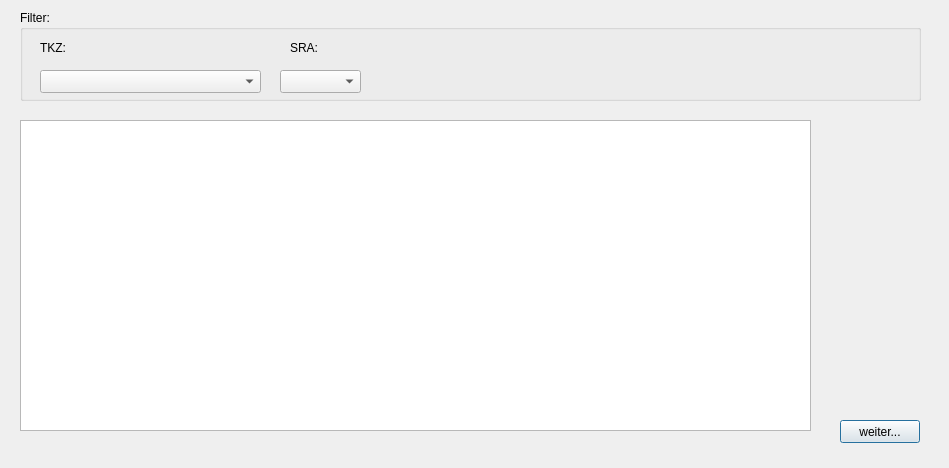
<?xml version="1.0" encoding="UTF-8"?>
<ui version="4.0">
 <class>Dialog</class>
 <widget class="QDialog" name="Dialog">
  <property name="geometry">
   <rect>
    <x>0</x>
    <y>0</y>
    <width>949</width>
    <height>468</height>
   </rect>
  </property>
  <property name="windowTitle">
   <string>Dialog</string>
  </property>
  <widget class="QGroupBox" name="groupBox">
   <property name="geometry">
    <rect>
     <x>20</x>
     <y>10</y>
     <width>901</width>
     <height>91</height>
    </rect>
   </property>
   <property name="title">
    <string>Filter:</string>
   </property>
   <widget class="QComboBox" name="comboBox_tkz">
    <property name="geometry">
     <rect>
      <x>20</x>
      <y>60</y>
      <width>221</width>
      <height>23</height>
     </rect>
    </property>
   </widget>
   <widget class="QLabel" name="label">
    <property name="geometry">
     <rect>
      <x>20</x>
      <y>30</y>
      <width>57</width>
      <height>15</height>
     </rect>
    </property>
    <property name="text">
     <string>TKZ:</string>
    </property>
   </widget>
   <widget class="QLabel" name="label_2">
    <property name="geometry">
     <rect>
      <x>270</x>
      <y>30</y>
      <width>57</width>
      <height>15</height>
     </rect>
    </property>
    <property name="text">
     <string>SRA:</string>
    </property>
   </widget>
   <widget class="QComboBox" name="comboBox_sra">
    <property name="geometry">
     <rect>
      <x>260</x>
      <y>60</y>
      <width>81</width>
      <height>23</height>
     </rect>
    </property>
   </widget>
  </widget>
  <widget class="QTableWidget" name="tableWidget_Produkt">
   <property name="geometry">
    <rect>
     <x>20</x>
     <y>120</y>
     <width>791</width>
     <height>311</height>
    </rect>
   </property>
  </widget>
  <widget class="QPushButton" name="pushButton_weiter">
   <property name="geometry">
    <rect>
     <x>840</x>
     <y>420</y>
     <width>80</width>
     <height>23</height>
    </rect>
   </property>
   <property name="text">
    <string>weiter...</string>
   </property>
  </widget>
 </widget>
 <resources/>
 <connections/>
</ui>
